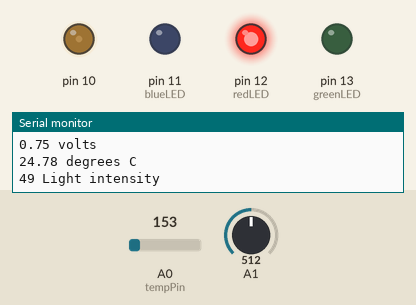
Recording of a sketch running on a simulated Arduino Uno, built with avr-gcc and run on an emulated ATmega328P. Shown: output pins drawn as LEDs (lit = HIGH), the last lines printed to the serial monitor. The inputs (shaded band) are chosen by the test bench; at power-on: A0 (tempPin) = 153, A1 = 512.

Above: at 1.8 s.
1.9 s: A0 (tempPin) set to 134
At 2.5 s:
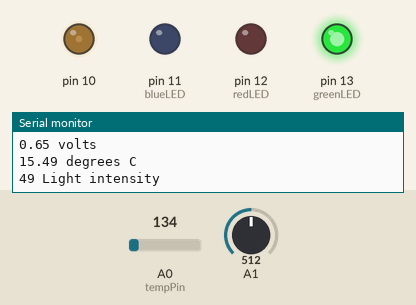
3.5 s: A1 set to 716
At 5.2 s:
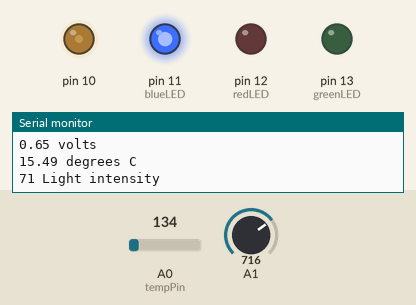
5.5 s: A0 (tempPin) set to 165
At 7.0 s:
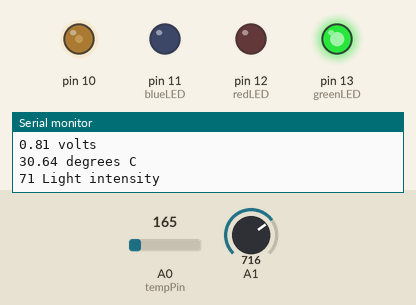
7.5 s: A1 set to 50
At 8.6 s:
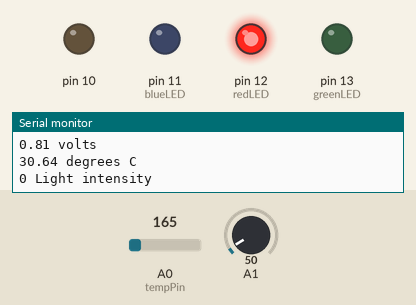
9.5 s: A1 set to 40
At 10.3 s:
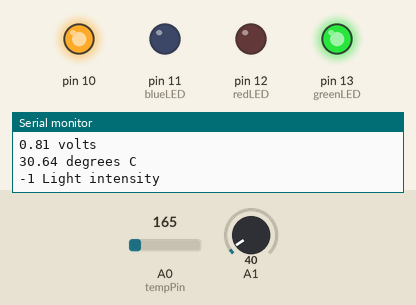
11.5 s: A0 (tempPin) set to 133
At 13.1 s:
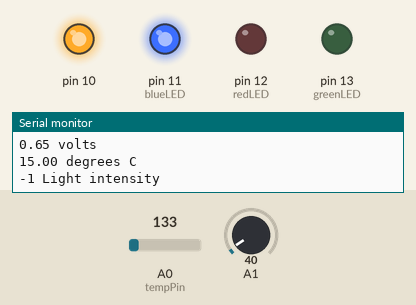
Timing chart, 0 to 14.5 s (numbered marks = the images above; inputs shaded):
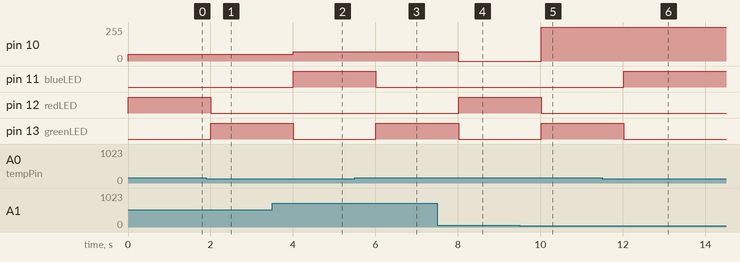

Measured:
- the behaviour switches between 144 and 143 on A0 (tempPin) (found by bisection; images 0 and 1)
- the behaviour switches between 45 and 44 on A1 (found by bisection; images 4 and 5)
- after the input at 1.9 s, pin 12 (redLED): HIGH → LOW after 0.10 s; pin 13 (greenLED): LOW → HIGH after 0.10 s
- after the input at 3.5 s, pin 10: 49/255 → 71/255 after 0.51 s; pin 11 (blueLED): LOW → HIGH after 0.51 s; pin 13 (greenLED): HIGH → LOW after 0.51 s
- after the input at 5.5 s, pin 11 (blueLED): HIGH → LOW after 0.51 s; pin 13 (greenLED): LOW → HIGH after 0.51 s
- after the input at 7.5 s, pin 10: 71/255 → 0/255 after 0.51 s; pin 12 (redLED): LOW → HIGH after 0.51 s; pin 13 (greenLED): HIGH → LOW after 0.51 s
- after the input at 9.5 s, pin 10: 0/255 → 255/255 after 0.52 s; pin 12 (redLED): HIGH → LOW after 0.52 s; pin 13 (greenLED): LOW → HIGH after 0.52 s
- after the input at 11.5 s, pin 11 (blueLED): LOW → HIGH after 0.52 s; pin 13 (greenLED): HIGH → LOW after 0.52 s

The sketch:

tempMeterV2.ino
```cpp
// Cynthia Tarwireyi, Dhanvarshinie Rajan, Kanokwan Haesatith group: 24 (2023)
// Work package 3
// Exercise 3.1
// Submission code: B92

#define greenLED 13
#define redLED 12
#define blueLED 11
#define tempPin A0

void setup()
{
  Serial.begin(9600); //initialize the serial
  pinMode(greenLED, OUTPUT); // green as the output pin, which will generate an electrical signal.
  pinMode(redLED, OUTPUT); // red as the output pin, which will generate an electrical signal.
  pinMode(blueLED, OUTPUT); // blue as the output pin, which will generate an electrical signal.
 // pinMode(10, OUTPUT);

  pinMode(tempPin, INPUT);
  pinMode(A1, INPUT);
  // Initate the serial port
    Serial.begin(9600);

}

void loop()
{
  //getting the voltage reading from the value on the temperature sensor pin
 int reading = analogRead(tempPin);

  // converting the reading to voltage by multiplying by 5v
 float voltage = reading * 5.0;
  //1024 analogue if we have 5V.
 voltage /= 1023.03;

  //printing the voltage
 Serial.print(voltage); Serial.println(" volts");

 // Calculating  temperature in celcius
  float tempInCelsius = (voltage - 0.5) * 100 ;

  Serial.print(tempInCelsius); Serial.println(" degrees C");

  // Read the data from the photoresistor
    int lightReading = analogRead(A1);
 // Serial.print(lightReading);
    // Map the data on a scale from 0% to 100%
   lightReading = map(lightReading, 54, 974, 0, 100);
    // Print the light persentage to serial
   analogWrite(10, lightReading);// write the mapped value to digital pin 10

  Serial.print(lightReading); Serial.println(" Light intensity");


  if (lightReading == 0){ //if light intensity value is 0
    // if temperature is less than -12C, power on the green LED
    if (tempInCelsius <= -12){
    	digitalWrite(greenLED, HIGH); //green LED on
    	digitalWrite(redLED, LOW); // red LED off
      	digitalWrite(blueLED, LOW); // blue LED off
    }
    else{// If the temperature is higher than -12
         // Power on the red LED
    	digitalWrite(redLED, HIGH);// red LED on
      	digitalWrite(greenLED, LOW); // green LED off
      	digitalWrite(blueLED, LOW); // blue LED off
    }
  }
  // if the light intensity is between 1 and 20
  else if (lightReading >= 1 && lightReading <= 20) {
    // if the temperature is between -12 and 0, Power on the green LED
    if(tempInCelsius > -12 && tempInCelsius <= 0){
      	digitalWrite(redLED, LOW); // red LED off
      	digitalWrite(greenLED, HIGH); // green LED on
      	digitalWrite(blueLED, LOW); // blue LED off
    }
    // if the temperature is more than 0, Power on the red LED
    else if (tempInCelsius > 0){
        digitalWrite(redLED, HIGH); // red LED on
      	digitalWrite(greenLED, LOW); // green LED off
      	digitalWrite(blueLED, LOW); // blue LED off
    }
    else{ // If the temperature is lower than -12, Power on the blue led
        digitalWrite(redLED, LOW); // red LED off
      	digitalWrite(greenLED, LOW); // green LED off
      	digitalWrite(blueLED, HIGH); // blue LED on
    }
  }
  // if the light intensity isbetween 21 and 60
  else if (lightReading >= 21 && lightReading <= 60){
    // if the temperature is betwwen 0 and 20, Power on the green LED
    if (tempInCelsius >= 0 && tempInCelsius <= 20){
    	digitalWrite(redLED, LOW); // red LED off
      	digitalWrite(greenLED, HIGH); // green LED on
      	digitalWrite(blueLED, LOW); // blue LED off
    }
    else if(tempInCelsius > 20){ // if the temperature is more than 20, Power on the red LED
        digitalWrite(redLED, HIGH); // red LED on
      	digitalWrite(greenLED, LOW); // greenLED off
      	digitalWrite(blueLED, LOW); // blue LED off
    }
    else{ // else If the temperature is lower than 0, Power on the blue LED
        digitalWrite(redLED, LOW);// red LED off
      	digitalWrite(greenLED, LOW); // green light off
      	digitalWrite(blueLED, HIGH); // blue LED on
    }
  }
  // finally, if the light intensity value is between 61 and 100
  else{
    if(tempInCelsius >= 21){ // if the temperature is more than 21, Power on the green LED
    	digitalWrite(redLED, LOW); // red LED off
      	digitalWrite(greenLED, HIGH); // green LED on
      	digitalWrite(blueLED, LOW); // blue LED off
    }
    // If the temperature is lower than 21C, Power on the blue LED
    else{
    	digitalWrite(redLED, LOW); // red LED off
      	digitalWrite(greenLED, LOW); // green LED off
      	digitalWrite(blueLED, HIGH); // blue LED on
    }

  }
  delay(1000);//delay program by one second
}
```
